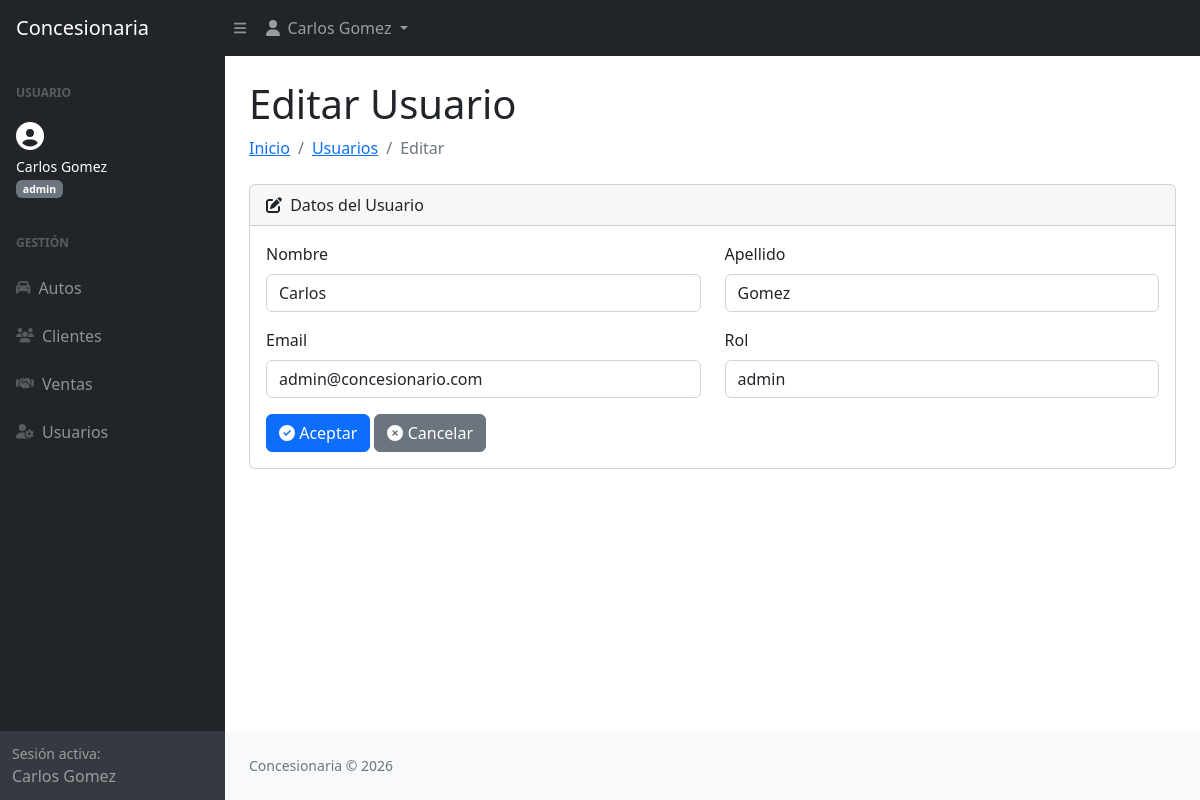
The app's page /usuarios/editar.php?id=1 (signed in) with its own data.
### tables this page shows
CREATE TABLE usuarios (
    id INT AUTO_INCREMENT PRIMARY KEY,
    nombre VARCHAR(50) NOT NULL,
    apellido VARCHAR(50) NOT NULL,
    email VARCHAR(100) NOT NULL UNIQUE,
    password VARCHAR(255) NOT NULL,
    rol ENUM('admin', 'vendedor_baja', 'vendedor_media', 'vendedor_alta') NOT NULL
);

### config/conexion.php (called while the page is built, shortened)
<?php
function buscarUsuario($conexion, $id) {
    $consulta = "SELECT id, nombre, apellido, email, rol
                 FROM usuarios WHERE id = $id";
    $rs = mysqli_query($conexion, $consulta);
    $data = mysqli_fetch_array($rs);
    $usuario = array();
    if (!empty($data)) {
        $usuario['id']       = $data['id'];
        $usuario['nombre']   = $data['nombre'];
        $usuario['apellido'] = $data['apellido'];
        $usuario['email']    = $data['email'];
        $usuario['rol']      = $data['rol'];
    }
    return $usuario;
}
?>

### usuarios/editar.php (the view, shortened to what this page needs)
<?php
require_once '../config/conexion.php';
$conexion = conexion();
$id = $_GET['id'];
$usuario = buscarUsuario($conexion, $id);
?>
<!DOCTYPE html>
<html lang="es">
<head>
    <link href="../css/styles.css" rel="stylesheet" />
</head>
<body class="sb-nav-fixed">
    <?php require_once '../includes/header.php'; ?>
    <div id="layoutSidenav">
        <?php require_once '../includes/sidebar.php'; ?>
        <div id="layoutSidenav_content">
            <main>
                <div class="container-fluid px-4">
                    <h1 class="mt-4">Editar Usuario</h1>
                    <ol class="breadcrumb mb-4">
                        <li class="breadcrumb-item"><a href="../index.php">Inicio</a></li>
                        <li class="breadcrumb-item"><a href="listar.php">Usuarios</a></li>
                        <li class="breadcrumb-item active">Editar</li>
                    </ol>
                    <div class="card mb-4">
                        <div class="card-header"><i class="fas fa-edit me-1"></i> Datos del Usuario</div>
                        <div class="card-body">
                            <form method="post" action="">
                                <div class="row mb-3">
                                    <div class="col-md-6">
                                        <label class="form-label">Nombre</label>
                                        <input type="text" name="nombre" class="form-control" value="<?= $usuario['nombre'] ?>" required>
                                    </div>
                                    <div class="col-md-6">
                                        <label class="form-label">Apellido</label>
                                        <input type="text" name="apellido" class="form-control" value="<?= $usuario['apellido'] ?>" required>
                                    </div>
                                </div>
                                <div class="row mb-3">
                                    <div class="col-md-6">
                                        <label class="form-label">Email</label>
                                        <input type="email" name="email" class="form-control" value="<?= $usuario['email'] ?>" required>
                                    </div>
                                    <div class="col-md-6">
                                        <label class="form-label">Rol</label>
                                        <select name="rol" class="form-control" required>
                                            <option value="admin"          <?= $usuario['rol'] == 'admin'          ? 'selected' : '' ?>>admin</option>
                                        </select>
                                    </div>
                                </div>
                                <button type="submit" name="btnAceptar" value="aceptar" class="btn btn-primary">
                                    <i class="fas fa-check-circle"></i> Aceptar
                                </button>
                                <a href="listar.php" class="btn btn-secondary">
                                    <i class="fas fa-times-circle"></i> Cancelar
                                </a>
                            </form>
                        </div>
                    </div>
                </div>
            </main>
            <?php require_once '../includes/footer.php'; ?>
        </div>
    </div>
</body>
</html>

### records on screen
usuarios: nombre "Carlos", apellido "Gomez", email "admin@concesionario.com", rol "admin"

### other values on screen
$_SESSION['nombre'] "Carlos"
$_SESSION['apellido'] "Gomez"
$_SESSION['rol'] "admin"
